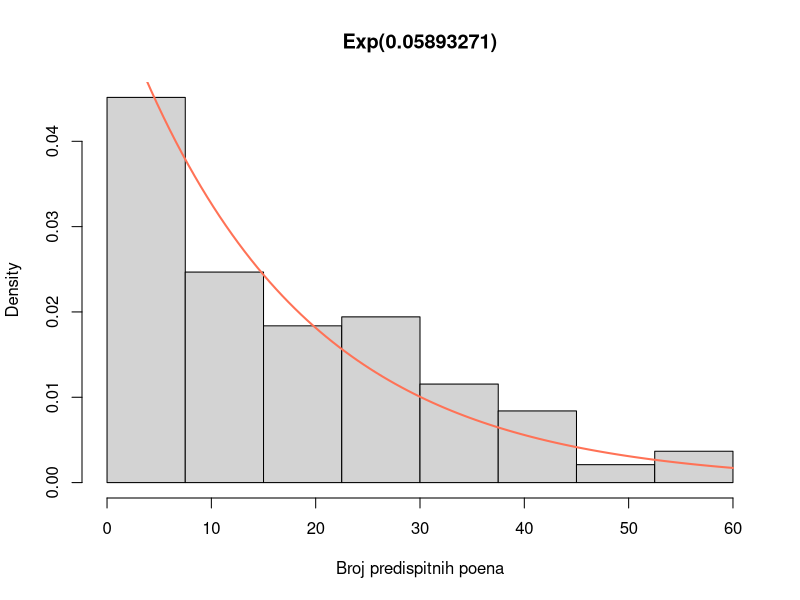

Write the R code that produced this figure.
# Podaci preuzeti sa profesorkinog sajta i obradjeni u Python-u za prosli cas.
# Za ovaj cas, pronadjen pdf sa bodovanjem do 60 poena, isparsiran, i 
# sam niz iskopiran ovde.
data <- c(0,0,0,0,0,0,0,0,0,0,0,0,0,0,0,0,0,0,0,0,0,0,0,0
  ,0,0,0,0,0,0,0,0,0,0,0,0,0,0,0,0,0,0,0,0,0,0,0,0
  ,0,0,0,0,0,0,0,0,0,0,0,1,1,2,2,2,2,3,3,3,3,4,4,4
  ,5,5,5,7,7,7,7,7,7,7,7,7,7,7,8,8,8,8,9,9,9,9,9,9
  ,9,9,10,10,10,11,11,11,11,12,12,13,13,13,13,13,13,13,13,13,13,13,13,14
  ,14,14,14,14,15,15,15,15,15,15,15,15,15,16,16,16,16,16,16,17,17,18,18,18
  ,19,19,19,19,20,20,20,20,20,20,20,21,21,21,21,21,21,22,22,22,22,22,22,22
  ,23,23,23,23,24,24,24,24,24,24,24,24,24,25,25,25,25,25,26,26,26,26,27,27
  ,27,27,28,28,28,29,30,30,30,30,30,30,30,31,31,31,32,32,32,33,33,33,34,34
  ,34,34,34,35,35,35,35,35,35,36,37,38,39,39,39,39,39,40,40,40,40,41,42,42
  ,42,43,45,47,48,48,49,54,55,55,55,56,57,60)

# Konstrukcija histograma
n <- length(data)
k <- floor(log(n, 2)) + 1
d <- diff(range(data)) / k
podela <- sort(data)[1] + 0:k * d
hist(data, breaks = podela, main = "Exp(0.05893271)", probability = TRUE, xlab="Broj predispitnih poena")

# Ovo lici na eksponencijalnu raspodelu. Ocena parametra je za eksponencijalnu raspodelu
# ista, bez obzira na metodu koju koristimo.
lambda.hat = 1/mean(data)
curve(dexp(x, rate =lambda.hat), lwd =2, col ='coral1', add = T)
print(lambda.hat)

